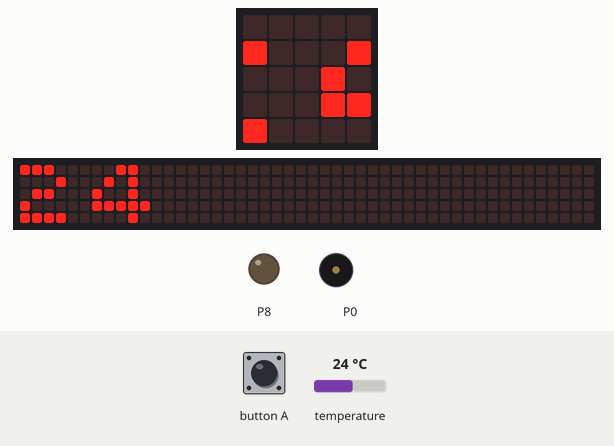
The program below on a simulated BBC micro:bit (MakeCode). Shown: the board's 5×5 LED display, a strip that is not on the board, showing the scrolling text unrolled, output pins drawn as LEDs (lit = HIGH), buzzer (waves = sounding). Inputs (shaded band) come from the test bench; at power-on: temperature 24 °C. The 48×5 strip is a reading aid, not a part: it shows the text the display is scrolling, unrolled, one strip-width of it at a time.

Above: at 1.27 s.
1.3 s: temperature set to 29.4 °C
At 2.94 s:
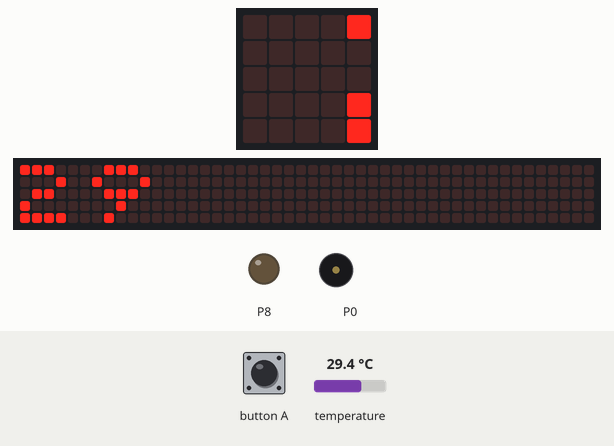
4.2 s: temperature set to 30.4 °C
At 5.66 s:
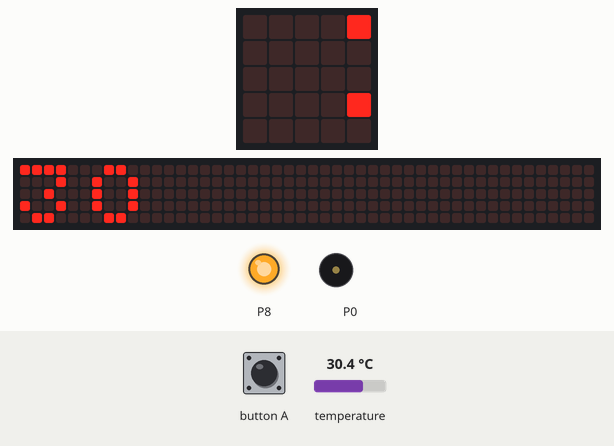
7.3 s: button A pressed for 0.15 s
At 7.82 s:
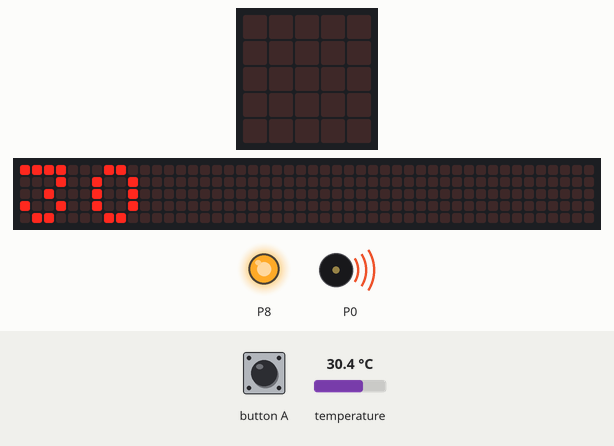
8.0 s: temperature set to 12 °C
At 10.63 s:
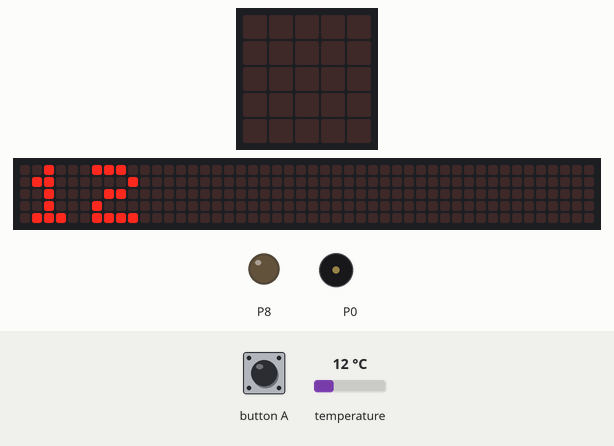
12.6 s: button A pressed for 0.15 s
At 12.9 s:
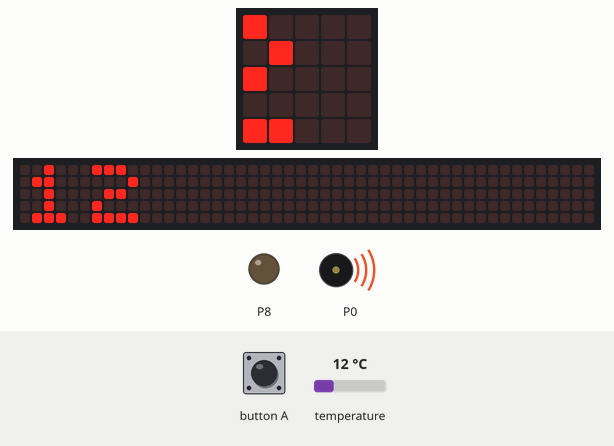
13.3 s: temperature set to 33 °C
At 16.07 s:
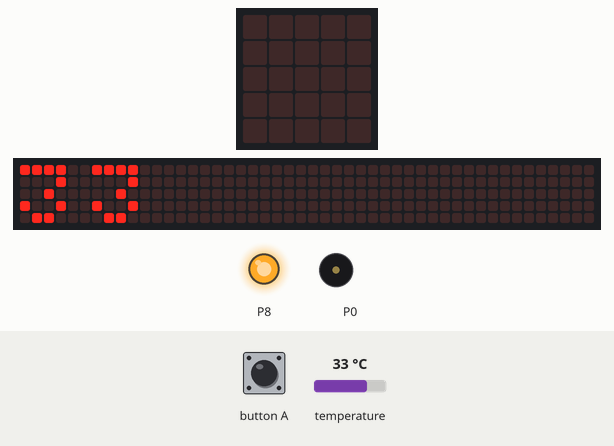
Timing chart, 0 to 17.6 s (numbered marks = the images above; inputs shaded):
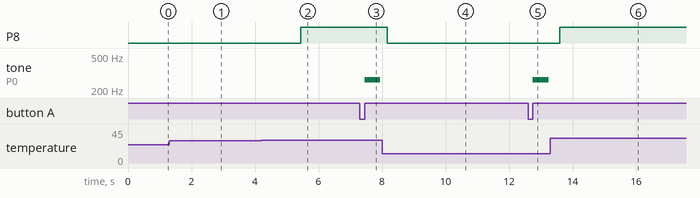

Measured:
- the behaviour switches between 29.9 and 30 °C on temperature (found by bisection; images 1 and 2)
- after the input at 4.2 s, P8: LOW → HIGH after 1.2 s
- after the input at 7.3 s, tone on P0: silent → 262 Hz after 0.15 s, → silent 0.50 s later
- after the input at 8.0 s, P8: HIGH → LOW after 0.16 s
- after the input at 12.6 s, tone on P0: silent → 262 Hz after 0.15 s, → silent 0.50 s later
- after the input at 13.3 s, P8: LOW → HIGH after 0.30 s
- what the display in image 4 shows lasts 0.5 s, from 10.4 s to 10.9 s

The program:

main.ts
```typescript
input.onButtonPressed(Button.A, function () {
    music.playTone(262, music.beat(BeatFraction.Whole))
})
pins.digitalWritePin(DigitalPin.P8, 0)
basic.forever(function () {

})
basic.forever(function () {
    if (input.temperature() >= 30) {
        pins.digitalWritePin(DigitalPin.P8, 1)
    } else {
        pins.digitalWritePin(DigitalPin.P8, 0)
    }
    basic.showNumber(input.temperature())
})
```

test.ts
```typescript
// 테스트는 여기로 이동합니다; 이 패키지가 확장으로 사용될 때 컴파일되지 않을 것 입니다.
```
